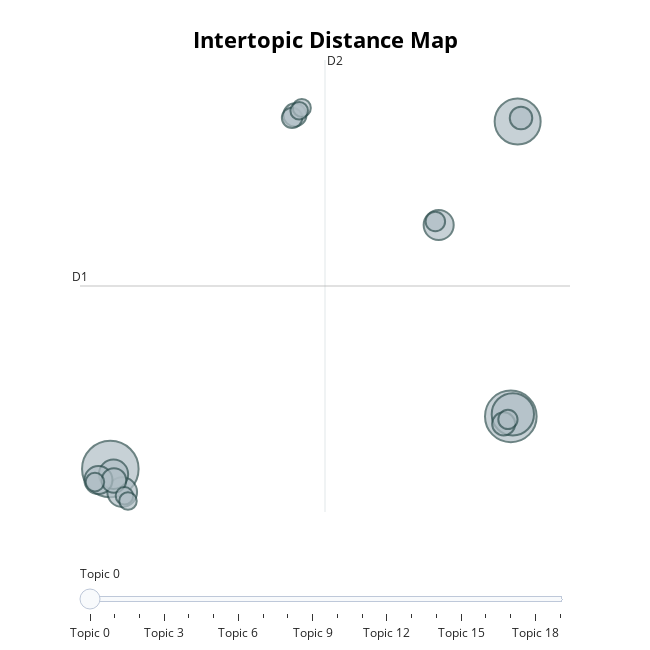

The cell this chart's notebook holds for it:
### Markdown cell above
The topics don't seem to allign greatly with sentiment just from looking at the keywords.

### Code cell
topic_model.visualize_topics(top_n_topics=20)

### Figure 1 — Plotly figure (JSON) as saved in the notebook; plotly's stock layout.template omitted (floating-point values rounded to 4 significant figures)
{"data": [{"customdata": [[0, "ups | hjemme | pakken | pakke | kundeservice", 354], [1, "25 | 2023 | april | dato | oplevelse", 295], [2, "26 | 2023 | april | dato | oplevelse", 234], [3, "27 | 2023 | april | dato | oplevelse", 198], [4, "firma | dårlig | service | kundeservice | virksomhed", 100], [5, "danmark | tyskland | pakken | pakke | dage", 98], [6, "kl | dag | pakke | leveret | idag", 95], [7, "hjemme | hele | dagen | døren | forbi", 87], [8, "fedex | pakke | pakken | kundenummer | gang", 67], [9, "post | nord | hurtig | postbud | postnord", 59], [10, "24 | 2023 | april | dato | oplevelse", 59], [11, "26 | 2023 | april | dato | oplevelse", 56], [12, "service | fin | hurtig | venlig | betjening", 46], [13, "robot | telefon | komme | tlf | kontakt", 42], [14, "25 | 2023 | april | dato | oplevelse", 41], [15, "adresse | pakke | pakken | leveret | adressen", 38], [16, "hurtigt | hurtig | fin | pæn | tilfreds", 36], [17, "kr | betale | moms | told | kroner", 34], [18, "hurtigt | hurtig | nemt | effektiv | effektivt", 34], [19, "ups | tyskland | kontakter | manager | kundeservice", 34]], "hovertemplate": "<b>Topic %{customdata[0]}</b><br>%{customdata[1]}<br>Size: %{customdata[2]}", "legendgroup": "", "marker": {"color": "#B0BEC5", "line": {"color": "DarkSlateGrey", "width": 2}, "size": [354, 295, 234, 198, 100, 98, 95, 87, 67, 59, 59, 56, 46, 42, 41, 38, 36, 34, 34, 34], "sizemode": "area", "sizeref": 0.2213, "symbol": "circle"}, "mode": "markers", "name": "", "orientation": "v", "showlegend": false, "type": "scatter", "x": [-5.092, 19.15, 19.56, 19.27, 14.78, -4.372, -4.899, -5.81, -4.873, 6.079, 18.71, 19.76, 5.908, 14.58, 18.97, -6.023, 6.497, -4.236, 6.338, -4.022], "xaxis": "x", "y": [-2.397, 0.6518, 17.75, 0.7746, 11.75, -3.739, -2.703, -3.04, -3.062, 18.14, 0.2185, 17.96, 17.97, 11.96, 0.4768, -3.159, 18.54, -3.955, 18.38, -4.254], "yaxis": "y"}], "layout": {"annotations": [{"showarrow": false, "text": "D1", "x": -6.927, "y": 8.214, "yshift": 10}, {"showarrow": false, "text": "D2", "x": 7.9, "xshift": 10, "y": 21.32}], "height": 650, "hoverlabel": {"bgcolor": "white", "font": {"family": "Rockwell", "size": 16}}, "legend": {"itemsizing": "constant", "tracegroupgap": 0}, "margin": {"t": 60}, "shapes": [{"line": {"color": "#CFD8DC", "width": 2}, "type": "line", "x0": 7.9, "x1": 7.9, "y0": -4.892, "y1": 21.32}, {"line": {"color": "#9E9E9E", "width": 2}, "type": "line", "x0": -6.927, "x1": 22.73, "y0": 8.214, "y1": 8.214}], "sliders": [{"active": 0, "pad": {"t": 50}, "steps": [{"args": [{"marker.color": [["red", "#B0BEC5", "#B0BEC5", "#B0BEC5", "#B0BEC5", "#B0BEC5", "#B0BEC5", "#B0BEC5", "#B0BEC5", "#B0BEC5", "#B0BEC5", "#B0BEC5", "#B0BEC5", "#B0BEC5", "#B0BEC5", "#B0BEC5", "#B0BEC5", "#B0BEC5", "#B0BEC5", "#B0BEC5"]]}], "label": "Topic 0", "method": "update"}, {"args": [{"marker.color": [["#B0BEC5", "red", "#B0BEC5", "#B0BEC5", "#B0BEC5", "#B0BEC5", "#B0BEC5", "#B0BEC5", "#B0BEC5", "#B0BEC5", "#B0BEC5", "#B0BEC5", "#B0BEC5", "#B0BEC5", "#B0BEC5", "#B0BEC5", "#B0BEC5", "#B0BEC5", "#B0BEC5", "#B0BEC5"]]}], "label": "Topic 1", "method": "update"}, {"args": [{"marker.color": [["#B0BEC5", "#B0BEC5", "red", "#B0BEC5", "#B0BEC5", "#B0BEC5", "#B0BEC5", "#B0BEC5", "#B0BEC5", "#B0BEC5", "#B0BEC5", "#B0BEC5", "#B0BEC5", "#B0BEC5", "#B0BEC5", "#B0BEC5", "#B0BEC5", "#B0BEC5", "#B0BEC5", "#B0BEC5"]]}], "label": "Topic 2", "method": "update"}, {"args": [{"marker.color": [["#B0BEC5", "#B0BEC5", "#B0BEC5", "red", "#B0BEC5", "#B0BEC5", "#B0BEC5", "#B0BEC5", "#B0BEC5", "#B0BEC5", "#B0BEC5", "#B0BEC5", "#B0BEC5", "#B0BEC5", "#B0BEC5", "#B0BEC5", "#B0BEC5", "#B0BEC5", "#B0BEC5", "#B0BEC5"]]}], "label": "Topic 3", "method": "update"}, {"args": [{"marker.color": [["#B0BEC5", "#B0BEC5", "#B0BEC5", "#B0BEC5", "red", "#B0BEC5", "#B0BEC5", "#B0BEC5", "#B0BEC5", "#B0BEC5", "#B0BEC5", "#B0BEC5", "#B0BEC5", "#B0BEC5", "#B0BEC5", "#B0BEC5", "#B0BEC5", "#B0BEC5", "#B0BEC5", "#B0BEC5"]]}], "label": "Topic 4", "method": "update"}, {"args": [{"marker.color": [["#B0BEC5", "#B0BEC5", "#B0BEC5", "#B0BEC5", "#B0BEC5", "red", "#B0BEC5", "#B0BEC5", "#B0BEC5", "#B0BEC5", "#B0BEC5", "#B0BEC5", "#B0BEC5", "#B0BEC5", "#B0BEC5", "#B0BEC5", "#B0BEC5", "#B0BEC5", "#B0BEC5", "#B0BEC5"]]}], "label": "Topic 5", "method": "update"}, {"args": [{"marker.color": [["#B0BEC5", "#B0BEC5", "#B0BEC5", "#B0BEC5", "#B0BEC5", "#B0BEC5", "red", "#B0BEC5", "#B0BEC5", "#B0BEC5", "#B0BEC5", "#B0BEC5", "#B0BEC5", "#B0BEC5", "#B0BEC5", "#B0BEC5", "#B0BEC5", "#B0BEC5", "#B0BEC5", "#B0BEC5"]]}], "label": "Topic 6", "method": "update"}, {"args": [{"marker.color": [["#B0BEC5", "#B0BEC5", "#B0BEC5", "#B0BEC5", "#B0BEC5", "#B0BEC5", "#B0BEC5", "red", "#B0BEC5", "#B0BEC5", "#B0BEC5", "#B0BEC5", "#B0BEC5", "#B0BEC5", "#B0BEC5", "#B0BEC5", "#B0BEC5", "#B0BEC5", "#B0BEC5", "#B0BEC5"]]}], "label": "Topic 7", "method": "update"}, {"args": [{"marker.color": [["#B0BEC5", "#B0BEC5", "#B0BEC5", "#B0BEC5", "#B0BEC5", "#B0BEC5", "#B0BEC5", "#B0BEC5", "red", "#B0BEC5", "#B0BEC5", "#B0BEC5", "#B0BEC5", "#B0BEC5", "#B0BEC5", "#B0BEC5", "#B0BEC5", "#B0BEC5", "#B0BEC5", "#B0BEC5"]]}], "label": "Topic 8", "method": "update"}, {"args": [{"marker.color": [["#B0BEC5", "#B0BEC5", "#B0BEC5", "#B0BEC5", "#B0BEC5", "#B0BEC5", "#B0BEC5", "#B0BEC5", "#B0BEC5", "red", "#B0BEC5", "#B0BEC5", "#B0BEC5", "#B0BEC5", "#B0BEC5", "#B0BEC5", "#B0BEC5", "#B0BEC5", "#B0BEC5", "#B0BEC5"]]}], "label": "Topic 9", "method": "update"}, {"args": [{"marker.color": [["#B0BEC5", "#B0BEC5", "#B0BEC5", "#B0BEC5", "#B0BEC5", "#B0BEC5", "#B0BEC5", "#B0BEC5", "#B0BEC5", "#B0BEC5", "red", "#B0BEC5", "#B0BEC5", "#B0BEC5", "#B0BEC5", "#B0BEC5", "#B0BEC5", "#B0BEC5", "#B0BEC5", "#B0BEC5"]]}], "label": "Topic 10", "method": "update"}, {"args": [{"marker.color": [["#B0BEC5", "#B0BEC5", "#B0BEC5", "#B0BEC5", "#B0BEC5", "#B0BEC5", "#B0BEC5", "#B0BEC5", "#B0BEC5", "#B0BEC5", "#B0BEC5", "red", "#B0BEC5", "#B0BEC5", "#B0BEC5", "#B0BEC5", "#B0BEC5", "#B0BEC5", "#B0BEC5", "#B0BEC5"]]}], "label": "Topic 11", "method": "update"}, {"args": [{"marker.color": [["#B0BEC5", "#B0BEC5", "#B0BEC5", "#B0BEC5", "#B0BEC5", "#B0BEC5", "#B0BEC5", "#B0BEC5", "#B0BEC5", "#B0BEC5", "#B0BEC5", "#B0BEC5", "red", "#B0BEC5", "#B0BEC5", "#B0BEC5", "#B0BEC5", "#B0BEC5", "#B0BEC5", "#B0BEC5"]]}], "label": "Topic 12", "method": "update"}, {"args": [{"marker.color": [["#B0BEC5", "#B0BEC5", "#B0BEC5", "#B0BEC5", "#B0BEC5", "#B0BEC5", "#B0BEC5", "#B0BEC5", "#B0BEC5", "#B0BEC5", "#B0BEC5", "#B0BEC5", "#B0BEC5", "red", "#B0BEC5", "#B0BEC5", "#B0BEC5", "#B0BEC5", "#B0BEC5", "#B0BEC5"]]}], "label": "Topic 13", "method": "update"}, {"args": [{"marker.color": [["#B0BEC5", "#B0BEC5", "#B0BEC5", "#B0BEC5", "#B0BEC5", "#B0BEC5", "#B0BEC5", "#B0BEC5", "#B0BEC5", "#B0BEC5", "#B0BEC5", "#B0BEC5", "#B0BEC5", "#B0BEC5", "red", "#B0BEC5", "#B0BEC5", "#B0BEC5", "#B0BEC5", "#B0BEC5"]]}], "label": "Topic 14", "method": "update"}, {"args": [{"marker.color": [["#B0BEC5", "#B0BEC5", "#B0BEC5", "#B0BEC5", "#B0BEC5", "#B0BEC5", "#B0BEC5", "#B0BEC5", "#B0BEC5", "#B0BEC5", "#B0BEC5", "#B0BEC5", "#B0BEC5", "#B0BEC5", "#B0BEC5", "red", "#B0BEC5", "#B0BEC5", "#B0BEC5", "#B0BEC5"]]}], "label": "Topic 15", "method": "update"}, {"args": [{"marker.color": [["#B0BEC5", "#B0BEC5", "#B0BEC5", "#B0BEC5", "#B0BEC5", "#B0BEC5", "#B0BEC5", "#B0BEC5", "#B0BEC5", "#B0BEC5", "#B0BEC5", "#B0BEC5", "#B0BEC5", "#B0BEC5", "#B0BEC5", "#B0BEC5", "red", "#B0BEC5", "#B0BEC5", "#B0BEC5"]]}], "label": "Topic 16", "method": "update"}, {"args": [{"marker.color": [["#B0BEC5", "#B0BEC5", "#B0BEC5", "#B0BEC5", "#B0BEC5", "#B0BEC5", "#B0BEC5", "#B0BEC5", "#B0BEC5", "#B0BEC5", "#B0BEC5", "#B0BEC5", "#B0BEC5", "#B0BEC5", "#B0BEC5", "#B0BEC5", "#B0BEC5", "red", "#B0BEC5", "#B0BEC5"]]}], "label": "Topic 17", "method": "update"}, {"args": [{"marker.color": [["#B0BEC5", "#B0BEC5", "#B0BEC5", "#B0BEC5", "#B0BEC5", "#B0BEC5", "#B0BEC5", "#B0BEC5", "#B0BEC5", "#B0BEC5", "#B0BEC5", "#B0BEC5", "#B0BEC5", "#B0BEC5", "#B0BEC5", "#B0BEC5", "#B0BEC5", "#B0BEC5", "red", "#B0BEC5"]]}], "label": "Topic 18", "method": "update"}, {"args": [{"marker.color": [["#B0BEC5", "#B0BEC5", "#B0BEC5", "#B0BEC5", "#B0BEC5", "#B0BEC5", "#B0BEC5", "#B0BEC5", "#B0BEC5", "#B0BEC5", "#B0BEC5", "#B0BEC5", "#B0BEC5", "#B0BEC5", "#B0BEC5", "#B0BEC5", "#B0BEC5", "#B0BEC5", "#B0BEC5", "red"]]}], "label": "Topic 19", "method": "update"}]}], "title": {"font": {"color": "Black", "size": 22}, "text": "<b>Intertopic Distance Map</b>", "x": 0.5, "xanchor": "center", "y": 0.95, "yanchor": "top"}, "width": 650, "xaxis": {"anchor": "y", "domain": [0, 1], "range": [-6.927, 22.73], "title": {"text": ""}, "visible": false}, "yaxis": {"anchor": "x", "domain": [0, 1], "range": [-4.892, 21.32], "title": {"text": ""}, "visible": false}}}
